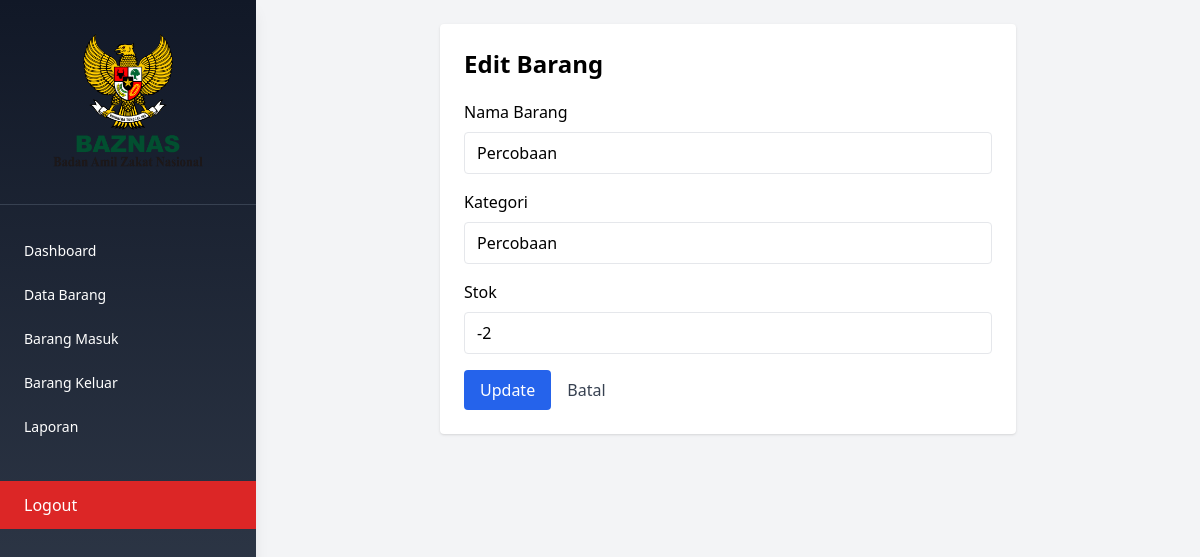
The app's page /pages/barang/edit.php?id=7 (signed in) with its own data.
### tables this page shows
CREATE TABLE `barang` (
  `id` int(11) NOT NULL,
  `kode_barang` varchar(50) NOT NULL,
  `nama_barang` varchar(150) NOT NULL,
  `kategori` varchar(100) DEFAULT NULL,
  `satuan` varchar(50) DEFAULT NULL,
  `stok` int(11) DEFAULT 0,
  `created_at` timestamp NOT NULL DEFAULT current_timestamp()
);

### config/config.php (called while the page is built, shortened)
<?php
$host = "localhost";
$user = "root";
$pass = "";
$db   = "inventaris";
$koneksi = mysqli_connect($host, $user, $pass, $db);
function query($sql) {
    global $koneksi;
    $result = mysqli_query($koneksi, $sql);
    $rows = [];
    if ($result) {
        while ($row = mysqli_fetch_assoc($result)) {
            $rows[] = $row;
        }
    }
    return $rows;
}
?>

### pages/barang/edit.php (the view, shortened to what this page needs)
<?php
include "../../config/config.php";
include "../../templates/header.php";
$id = intval($_GET['id']);
$barang = query("SELECT * FROM barang WHERE id = $id");
$barang = $barang[0];
?>
<div class="max-w-xl mx-auto bg-white p-6 rounded shadow">
    <h1 class="text-2xl font-bold mb-5">Edit Barang</h1>
    <form method="POST">
        <label class="block mb-2 font-medium">Nama Barang</label>
        <input type="text" name="nama_barang" required
               value="<?= htmlspecialchars($barang['nama_barang'], ENT_QUOTES); ?>"
               class="w-full border px-3 py-2 rounded mb-4">
        <label class="block mb-2 font-medium">Kategori</label>
        <input type="text" name="kategori"
               value="<?= htmlspecialchars($barang['kategori'] ?? '', ENT_QUOTES); ?>"
               class="w-full border px-3 py-2 rounded mb-4">
        <label class="block mb-2 font-medium">Stok</label>
        <input type="number" name="stok" min="0" required
               value="<?= intval($barang['stok']); ?>"
               class="w-full border px-3 py-2 rounded mb-4">
        <button type="submit" name="update"
                class="bg-blue-600 text-white px-4 py-2 rounded hover:bg-blue-700">
            Update
        </button>
        <a href="index.php" class="ml-3 text-gray-700 hover:underline">Batal</a>
    </form>
</div>
<?php include "../../templates/footer.php"; ?>

### records on screen
barang: nama_barang "Percobaan", kategori "Percobaan", stok "-2"
